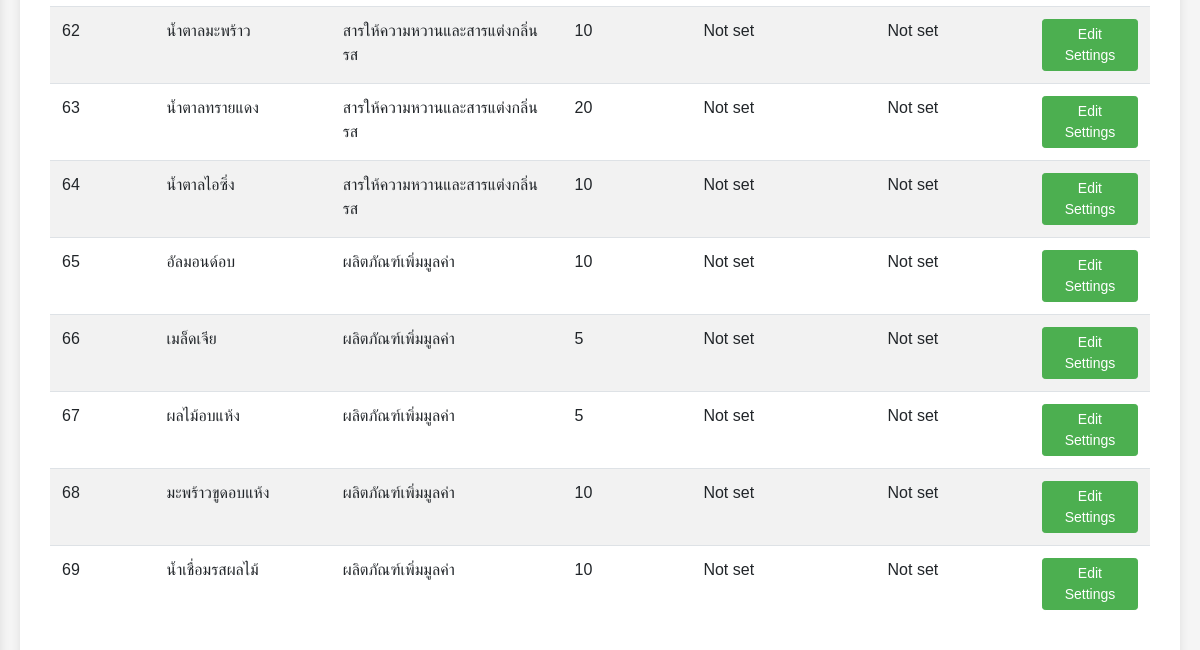
Page /page/admin/notification-settings.php (signed in, lower part) on the earlier database version.
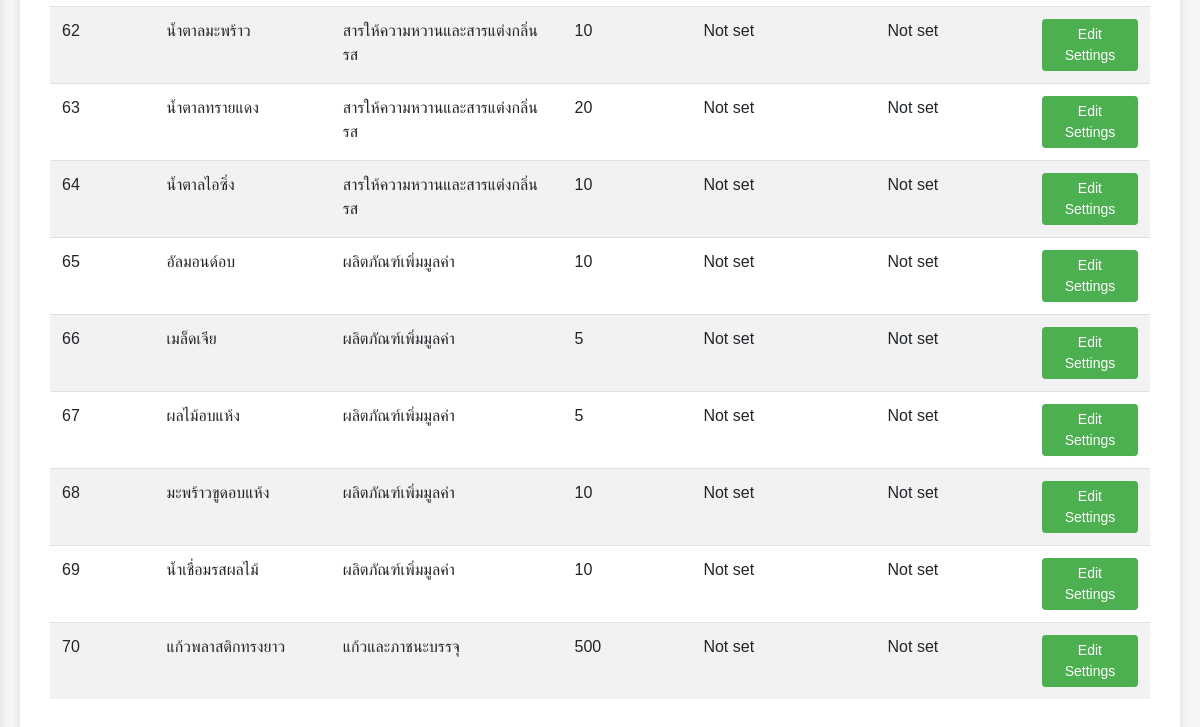
Same page on the later database version.
### tables this page shows
CREATE TABLE `products_info` (
  `listproduct_id` int(11) NOT NULL,
  `product_name` varchar(50) NOT NULL,
  `category` varchar(50) NOT NULL,
  `price_set` decimal(10,2) NOT NULL,
  `product_info` text DEFAULT NULL,
  `quantity_set` int(11) NOT NULL,
  `product_pic` blob DEFAULT NULL,
  `visible` tinyint(1) DEFAULT 1,
  `updated_at` datetime DEFAULT current_timestamp() ON UPDATE current_timestamp()
);

### page/admin/notification-settings.php (the view, shortened to what this page needs)
<?php
include('../../config/db.php');
$query = "SELECT p.*, a.low_stock_threshold, a.expiry_alert_days
          FROM products_info p
          LEFT JOIN product_alert_settings a ON p.listproduct_id = a.listproduct_id";
$result = $conn->query($query);
?>
<!DOCTYPE html>
<html lang="en">
<head>
    <link rel="stylesheet" href="https://stackpath.bootstrapcdn.com/bootstrap/4.5.2/css/bootstrap.min.css">
    <link rel="stylesheet" href="./respontive.css">
</head>
<body>
    <div class="container" id="main-content">
        <table class="table table-striped">
            <tbody>
                <?php while ($row = $result->fetch_assoc()): ?>
                <tr class="product-row" data-product-id="<?php echo $row['listproduct_id']; ?>">
                    <td><?php echo $row['listproduct_id']; ?></td>
                    <td><?php echo $row['product_name']; ?></td>
                    <td><?php echo $row['category']; ?></td>
                    <td><?php echo $row['quantity_set']; ?></td>
                    <td><?php echo $row['low_stock_threshold'] ?? 'Not set'; ?></td>
                    <td><?php echo $row['expiry_alert_days'] ?? 'Not set'; ?></td>
                    <td>
                        <button class="btn btn-primary btn-sm edit-settings" data-product-id="<?php echo $row['listproduct_id']; ?>">
                            Edit Settings
                        </button>
                    </td>
                </tr>
                <?php endwhile; ?>
            </tbody>
        </table>
    </div>
 </body>
</html>

Differences in the rows shown:
added products_info: listproduct_id "70", product_name "แก้วพลาสติกทรงยาว", category "แก้วและภาชนะบรรจุ", quantity_set "500", low_stock_threshold "Not set", expiry_alert_days "Not set"
